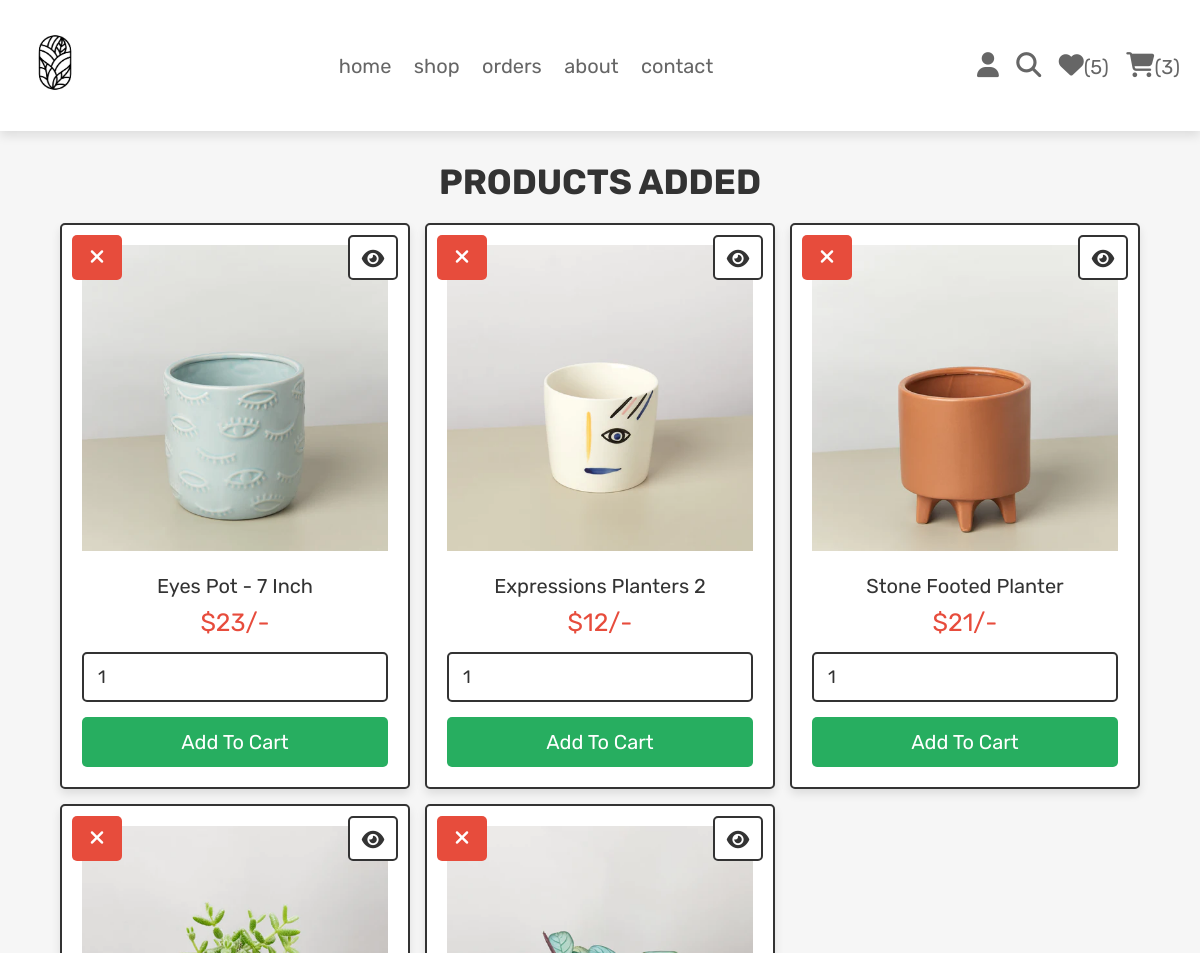
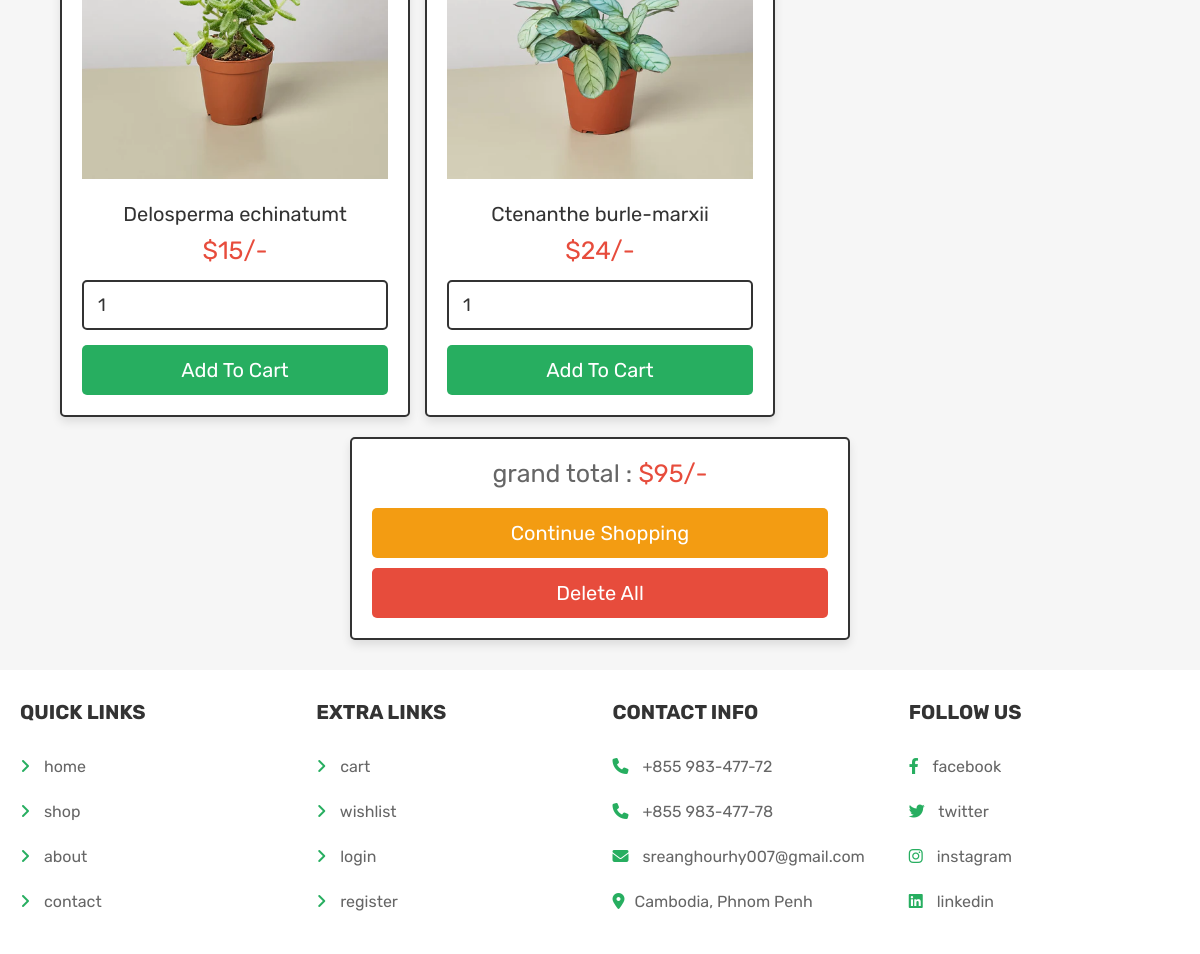
Page /wishlist.php (signed in) on the committed database (2 pictures, top to bottom).
### tables this page shows
CREATE TABLE `wishlist` (
  `id` int(100) NOT NULL,
  `user_id` int(100) NOT NULL,
  `pid` int(100) NOT NULL,
  `name` varchar(100) NOT NULL,
  `price` int(100) NOT NULL,
  `image` varchar(100) NOT NULL
);

### wishlist.php (the view, shortened to what this page needs)
<?php
@include 'config.php';
?>
<!DOCTYPE html>
<html lang="en">
<head>
   <link rel="stylesheet" href="https://cdnjs.cloudflare.com/ajax/libs/font-awesome/6.1.1/css/all.min.css">
   <link rel="stylesheet" href="css/style.css">
</head>
<body>
<?php include 'header.php'; ?>
<section class="wishlist">
   <h1 class="title">products added</h1>
   <div class="box-container">
   <?php
      $grand_total = 0;
      $select_wishlist = $conn->prepare("SELECT * FROM `wishlist` WHERE user_id = ?");
      $select_wishlist->execute([$user_id]);
      if($select_wishlist->rowCount() > 0){
         while($fetch_wishlist = $select_wishlist->fetch(PDO::FETCH_ASSOC)){
   ?>
   <form action="" method="POST" class="box">
      <a href="wishlist.php?delete=<?= $fetch_wishlist['id']; ?>" class="fas fa-times" onclick="return confirm('delete this from wishlist?');"></a>
      <a href="view_page.php?pid=<?= $fetch_wishlist['pid']; ?>" class="fas fa-eye"></a>
      <img src="uploaded_img/<?= $fetch_wishlist['image']; ?>" alt="">
      <div class="name"><?= $fetch_wishlist['name']; ?></div>
      <div class="price">$<?= $fetch_wishlist['price']; ?>/-</div>
      <input type="number" min="1" value="1" class="qty" name="p_qty">
      <input type="submit" value="add to cart" name="add_to_cart" class="btn">
   </form>
   <?php
      $grand_total += $fetch_wishlist['price'];
      }
   }else{
      echo '<p class="empty">your wishlist is empty</p>';
   }
   ?>
   </div>
   <div class="wishlist-total">
      <p>grand total : <span>$<?= $grand_total; ?>/-</span></p>
      <a href="shop.php" class="option-btn">continue shopping</a>
      <a href="wishlist.php?delete_all" class="delete-btn <?= ($grand_total > 1)?'':'disabled'; ?>">delete all</a>
   </div>
</section>
<?php include 'footer.php'; ?>
</body>
</html>

### header.php (shortened to what this page needs)
<?php
$user_id = isset($_SESSION['user_id']) ? $_SESSION['user_id'] : null;
?>
<header class="header">
   <div class="flex">
      <a href="home.php" class="logo" ><img src="images/1.jpg" alt="" width="70" height="85"></a>
      <nav class="navbar">
         <a href="home.php">home</a>
         <a href="shop.php">shop</a>
         <a href="orders.php">orders</a>
         <a href="about.php">about</a>
         <a href="contact.php">contact</a>
      </nav>
      <div class="icons">
         <?php if ($user_id): ?>
         <div id="user-btn" class="fas fa-user"></div>
         <?php else: ?>
         <a href="login.php" class="fas fa-user"></a>
         <?php endif; ?>
         <a href="search_page.php" class="fas fa-search"></a>
         <?php if ($user_id): ?>
         <?php
            $count_cart_items = $conn->prepare("SELECT * FROM `cart` WHERE user_id = ?");
            $count_cart_items->execute([$user_id]);
            $count_wishlist_items = $conn->prepare("SELECT * FROM `wishlist` WHERE user_id = ?");
            $count_wishlist_items->execute([$user_id]);
         ?>
         <a href="wishlist.php"><i class="fas fa-heart"></i><span>(<?= $count_wishlist_items->rowCount(); ?>)</span></a>
         <a href="cart.php"><i class="fas fa-shopping-cart"></i><span>(<?= $count_cart_items->rowCount(); ?>)</span></a>
         <?php endif; ?>
      </div>
   </div>
</header>

### footer.php
<footer class="footer">
   <section class="box-container">
      <div class="box">
         <h3>quick links</h3>
         <a href="home.php"> <i class="fas fa-angle-right"></i> home</a>
         <a href="shop.php"> <i class="fas fa-angle-right"></i> shop</a>
         <a href="about.php"> <i class="fas fa-angle-right"></i> about</a>
         <a href="contact.php"> <i class="fas fa-angle-right"></i> contact</a>
      </div>
      <div class="box">
         <h3>extra links</h3>
         <a href="cart.php"> <i class="fas fa-angle-right"></i> cart</a>
         <a href="wishlist.php"> <i class="fas fa-angle-right"></i> wishlist</a>
         <a href="login.php"> <i class="fas fa-angle-right"></i> login</a>
         <a href="register.php"> <i class="fas fa-angle-right"></i> register</a>
      </div>
      <div class="box">
         <h3>contact info</h3>
         <p> <i class="fas fa-phone"></i> +855 983-477-72 </p>
         <p> <i class="fas fa-phone"></i> +855 983-477-78 </p>
         <p> <i class="fas fa-envelope"></i> sreanghourhy007@gmail.com </p>
         <p> <i class="fas fa-map-marker-alt"></i>Cambodia, Phnom Penh</p>
      </div>
      <div class="box">
         <h3>follow us</h3>
         <a href="#"> <i class="fab fa-facebook-f"></i> facebook </a>
         <a href="#"> <i class="fab fa-twitter"></i> twitter </a>
         <a href="#"> <i class="fab fa-instagram"></i> instagram </a>
         <a href="#"> <i class="fab fa-linkedin"></i> linkedin </a>
      </div>
   </section>
</footer>

### css/style.css (style rules this page uses)
.wishlist .box-container { display: grid; grid-template-columns: repeat(auto-fit, 35rem); gap:1.5rem; justify-content: center; align-items: flex-start; }
.wishlist .box-container .box { padding:2rem; text-align: center; border:var(--border); background-color: var(--white); box-shadow: var(--box-shadow); border-radius: .5rem; position: relative; }
.wishlist .box-container .box .price { padding:1rem 0; color:var(--red); font-size: 2.5rem; }
.wishlist .box-container .box .fa-eye { position: absolute; top:1rem; right:1rem; border-radius: .5rem; height: 4.5rem; line-height: 4.3rem; width: 5rem; border:var(--border); color:var(--black); font-size: 2rem; background-color: var(--white); }
.wishlist .box-container .box .fa-times { position: absolute; top:1rem; left:1rem; border-radius: .5rem; height: 4.5rem; line-height: 4.3rem; width: 5rem; color:var(--white); font-size: 2rem; background-color: var(--red); }
.wishlist .box-container .box img { width: 100%; margin-bottom: 1rem; }
.wishlist .box-container .box .name { font-size: 2rem; color:var(--black); padding-top: 1rem; }
.wishlist .box-container .box .qty { margin:.5rem 0; border-radius: .5rem; padding:1.2rem 1.4rem; font-size: 1.8rem; color:var(--black); border:var(--border); width: 100%; }
.wishlist .wishlist-total { max-width: 50rem; margin: 0 auto; margin-top: 2rem; padding:2rem; text-align: center; border:var(--border); background-color: var(--white); box-shadow: var(--box-shadow); border-radius: .5rem; }
.wishlist .wishlist-total p { margin-bottom: 2rem; font-size: 2.5rem; color:var(--light-color); }
.wishlist .wishlist-total p span { color:var(--red); }

### css/components.css (style rules this page uses)
:root { --green:#27ae60; --orange:#f39c12; --red:#e74c3c; --black:#333; --light-color:#666; --white:#fff; --light-bg:#f6f6f6; --border:.2rem solid var(--black); --box-shadow:0 .5rem 1rem rgba(0,0,0,.1); }
* { font-family: 'Rubik', sans-serif; margin:0; padding:0; box-sizing: border-box; outline: none; border:none; text-decoration: none; color:var(--black); }
body { background-color: var(--light-bg); }
html { font-size: 62.5%; overflow-x: hidden; scroll-behavior: smooth; scroll-padding-top: 6.5rem; }
section { padding:3rem 2rem; max-width: 1200px; margin:0 auto; }
.btn, .delete-btn, .option-btn { display: block; width: 100%; margin-top: 1rem; border-radius: .5rem; color:var(--white); font-size: 2rem; padding:1.3rem 3rem; text-transform: capitalize; cursor: pointer; text-align: center; }
.btn { background-color: var(--green); }
.delete-btn { background-color: var(--red); }
.option-btn { background-color: var(--orange); }
.title { text-align: center; margin-bottom: 2rem; text-transform: uppercase; color:var(--black); font-size: 3.5rem; }
.header { background: var(--white); position: sticky; top:0; left:0; right:0; z-index: 1000; box-shadow: var(--box-shadow); }
.header .flex { display: flex; align-items: center; justify-content: space-between; padding:2rem; margin: 0 auto; max-width: 1200px; position: relative; }
.header .flex .logo { font-size: 2.5rem; color:var(--black); }
.header .flex .navbar a { margin:0 1rem; font-size: 2rem; color:var(--light-color); }
.header .flex .icons > * { font-size: 2.5rem; color:var(--light-color); cursor: pointer; margin-left: 1.5rem; }
.header .flex .icons a span, .header .flex .icons a i { color:var(--light-color); }
.header .flex .icons a span { font-size: 2rem; }
.footer { background-color: var(--white); }
.footer .box-container { display: grid; grid-template-columns: repeat(auto-fit, minmax(27rem, 1fr)); gap:2.5rem; align-items: flex-start; }
.footer .box-container .box h3 { text-transform: uppercase; color:var(--black); margin-bottom: 2rem; font-size: 2rem; }
.footer .box-container .box a, .footer .box-container .box p { display: block; padding:1.3rem 0; font-size: 1.6rem; color:var(--light-color); }
.footer .box-container .box a i, .footer .box-container .box p i { color:var(--green); padding-right: 1rem; }

### rows in the picture
wishlist: image (picture), name "Eyes Pot - 7 Inch", price "23"
wishlist: image (picture), name "Expressions Planters 2", price "12"
wishlist: image (picture), name "Stone Footed Planter", price "21"
wishlist: image (picture), name "Delosperma echinatumt", price "15"
wishlist: image (picture), name "Ctenanthe burle-marxii", price "24"

### other values in the picture
$count_wishlist_items->rowCount() "5"
$count_cart_items->rowCount() "3"
$grand_total "95"
